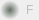
<?xml version="1.0" encoding="UTF-8"?>
<ui version="4.0">
 <class>FlagWidget</class>
 <widget class="QWidget" name="FlagWidget">
  <property name="geometry">
   <rect>
    <x>0</x>
    <y>0</y>
    <width>39</width>
    <height>20</height>
   </rect>
  </property>
  <property name="windowTitle">
   <string>Form</string>
  </property>
  <property name="styleSheet">
   <string notr="true"/>
  </property>
  <layout class="QHBoxLayout" name="horizontalLayout">
   <property name="leftMargin">
    <number>0</number>
   </property>
   <property name="topMargin">
    <number>0</number>
   </property>
   <property name="rightMargin">
    <number>0</number>
   </property>
   <property name="bottomMargin">
    <number>0</number>
   </property>
   <item>
    <widget class="QCheckBox" name="flagCheckBox">
     <property name="enabled">
      <bool>false</bool>
     </property>
     <property name="styleSheet">
      <string notr="true">QCheckBox::indicator{
	height: 20px;
	width: 20px;
}

QCheckBox::indicator:checked {
	background-color: qradialgradient(spread:pad, cx:0.5, cy:0.5, radius:0.7, fx:0.5, fy:0.5, stop:0 rgba(0, 255, 0, 255), stop:0.7 rgba(0, 255, 0, 255), stop:0.7 rgba(200, 230, 200, 0));
}

QCheckBox::indicator:unchecked {
	background-color: qradialgradient(spread:pad, cx:0.5, cy:0.5, radius:0.7, fx:0.5, fy:0.5, stop:0 rgba(100, 110, 100, 255), stop:0.7 rgba(100, 110, 100, 255), stop:0.7 rgba(200, 230, 200, 0));
}</string>
     </property>
     <property name="text">
      <string>F</string>
     </property>
    </widget>
   </item>
  </layout>
 </widget>
 <resources/>
 <connections/>
</ui>
